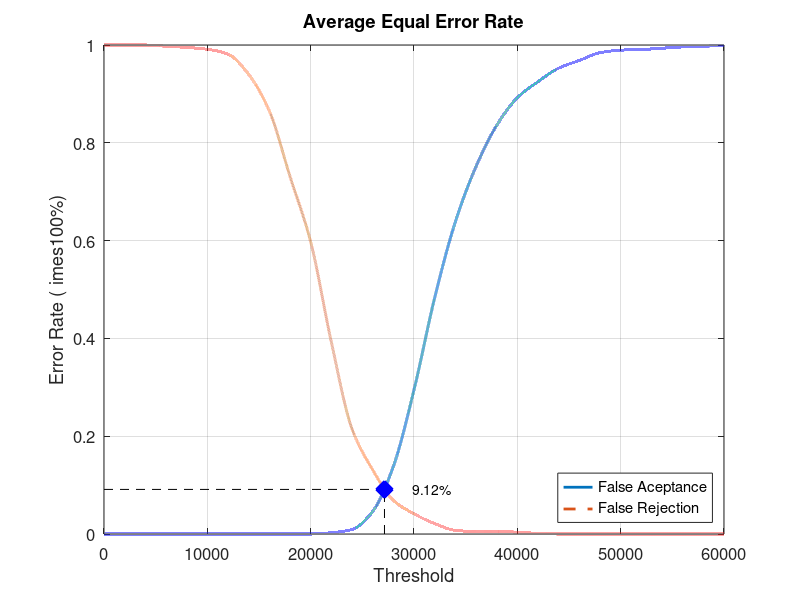
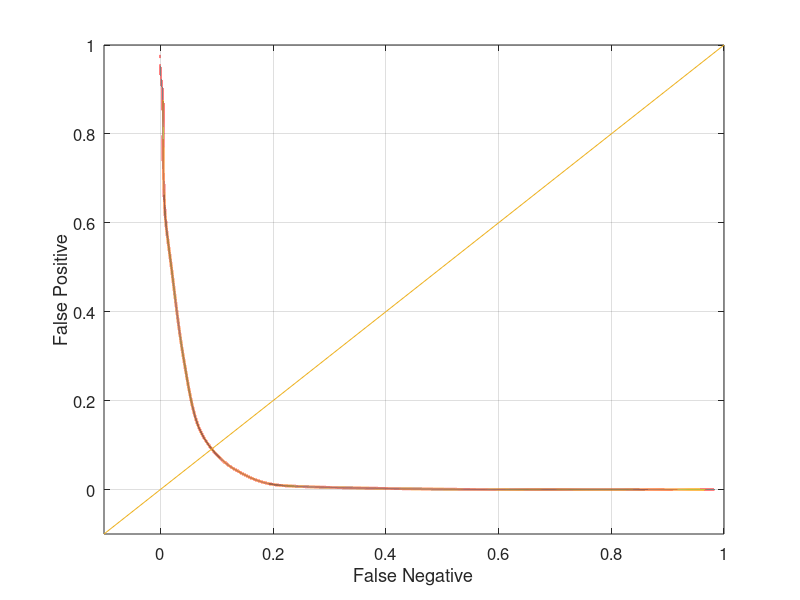

The MATLAB source for these figures, in order:
close all;
clear;
clc;
x = 0:2000:60000;
xq = 0:0.5:60000;

y0 = [0 0 0 0 0 0 0 0 0 0 0 0.00263158 0.00921053 0.0460526 0.138158 0.294737 0.482895 0.638158 0.751316 0.835526 0.892105 0.925 0.952632 0.968421 0.984211 0.989474 0.99079 0.993421 0.996053 0.997368 1]
yy0 = interp1(x, y0, xq, 'pchip');
y1 = [1 1 1 0.9975 0.995 0.99125 0.98125 0.94 0.865 0.73125 0.5975 0.3925 0.215 0.13125 0.06875 0.04125 0.02125 0.0075 0.005 0.005 0.00375 0.00125 0 0 0 0 0 0 0 0 0]
yy1 = interp1(x, y1, xq, 'pchip');

% Calculating EER: 
y2 = abs(y0 - y1);
find(y2 == min(y2))
yy2 = abs(yy0 - yy1);
xEER = find(yy2 == min(yy2));
xEERIndex = xq(xEER) % X-axis EER
yEER = yy0(xEER) % Y-axis EER

main = figure
plot(xq, yy0,'-','LineWidth', 2);	hold on
plot(xq, yy1,'--','LineWidth', 2);	hold on
plot([xEERIndex xEERIndex], [0 yEER], 'k--');	hold on
plot([0 xEERIndex], [yEER yEER], 'k--');	hold on
plot(xEERIndex, yEER, 'bx', 'LineWidth', 10);	hold on
text(xEERIndex + 10 * xEERIndex / 100, yEER, [num2str(round((10000 * yEER)) / 100) '%'])
legend('False Aceptance', 'False Rejection', 'Location', 'SouthEast')
xlabel('Threshold')
ylabel('Error Rate (	imes100%)')
title('Average Equal Error Rate')
set(gca, 'FontSize', 12)
axis([0 60000 0 1])
grid on

print(main, 'Experiment4AverageMain', '-dpng');
FNRxFPR = figure('Color', [1 1 1]);
plot(yy1, yy0, '-', yy1, yy0, 'LineWidth', 2);
hold on
y = -0.1:0.1:1
plot(y, y); 
set(gca, 'FontSize', 12)
xlabel('False Negative')
ylabel('False Positive')
axis([-0.1 1 -0.1 1])
set(gca, 'FontSize', 12)
grid on

print(FNRxFPR, 'Experiment4AverageFNRxFPR','-dpng');
